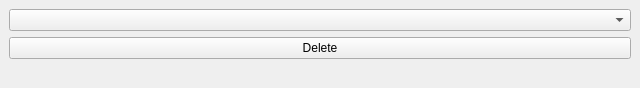
<?xml version="1.0" encoding="UTF-8"?>
<ui version="4.0">
 <class>MainWindow</class>
 <widget class="QMainWindow" name="MainWindow">
  <property name="geometry">
   <rect>
    <x>0</x>
    <y>0</y>
    <width>640</width>
    <height>74</height>
   </rect>
  </property>
  <property name="windowTitle">
   <string>Delete Auction</string>
  </property>
  <widget class="QWidget" name="centralwidget">
   <layout class="QVBoxLayout" name="verticalLayout">
    <item>
     <widget class="QComboBox" name="chooseAuctionCombobox"/>
    </item>
    <item>
     <widget class="QPushButton" name="deleteButton">
      <property name="text">
       <string>Delete</string>
      </property>
     </widget>
    </item>
    <item>
     <widget class="QLabel" name="response">
      <property name="text">
       <string/>
      </property>
     </widget>
    </item>
   </layout>
  </widget>
 </widget>
 <resources/>
 <connections/>
</ui>
